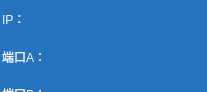
       <widget class="QWidget" name="widget" native="true">
        <property name="geometry">
         <rect>
          <x>110</x>
          <y>517</y>
          <width>207</width>
          <height>92</height>
         </rect>
        </property>
        <property name="styleSheet">
         <string notr="true">background-color: rgb(38, 115, 191);
color: rgb(248, 248, 255);</string>
        </property>
        <widget class="QWidget" name="layoutWidget9">
         <property name="geometry">
          <rect>
           <x>2</x>
           <y>0</y>
           <width>202</width>
           <height>113</height>
          </rect>
         </property>
         <layout class="QVBoxLayout" name="verticalLayout">
          <property name="spacing">
           <number>0</number>
          </property>
          <item>
           <layout class="QHBoxLayout" name="horizontalLayout_7" stretch="1,2">
            <property name="spacing">
             <number>0</number>
            </property>
            <item>
             <widget class="QLabel" name="label_13">
              <property name="styleSheet">
               <string notr="true">font: 14pt &quot;Arial&quot;;</string>
              </property>
              <property name="text">
               <string>IP：</string>
              </property>
             </widget>
            </item>
            <item>
             <widget class="QLabel" name="label_csip">
              <property name="styleSheet">
               <string notr="true">font: 14pt &quot;Arial&quot;;</string>
              </property>
              <property name="text">
               <string/>
              </property>
             </widget>
            </item>
           </layout>
          </item>
          <item>
           <layout class="QHBoxLayout" name="horizontalLayout_8">
            <item>
             <widget class="QLabel" name="label_15">
              <property name="styleSheet">
               <string notr="true">font: 14pt &quot;黑体&quot;;</string>
              </property>
              <property name="text">
               <string>端口A：</string>
              </property>
             </widget>
            </item>
            <item>
             <widget class="QLabel" name="label_csporta">
              <property name="styleSheet">
               <string notr="true">font: 14pt &quot;Arial&quot;;</string>
              </property>
              <property name="text">
               <string/>
              </property>
             </widget>
            </item>
           </layout>
          </item>
          <item>
           <layout class="QHBoxLayout" name="horizontalLayout_9">
            <item>
             <widget class="QLabel" name="label_16">
              <property name="styleSheet">
               <string notr="true">font: 14pt &quot;黑体&quot;;</string>
              </property>
              <property name="text">
               <string>端口B：</string>
              </property>
             </widget>
            </item>
            <item>
             <widget class="QLabel" name="label_csportb">
              <property name="styleSheet">
               <string notr="true">font: 14pt &quot;Arial&quot;;
</string>
              </property>
              <property name="text">
               <string/>
              </property>
             </widget>
            </item>
           </layout>
          </item>
         </layout>
        </widget>
       </widget>
